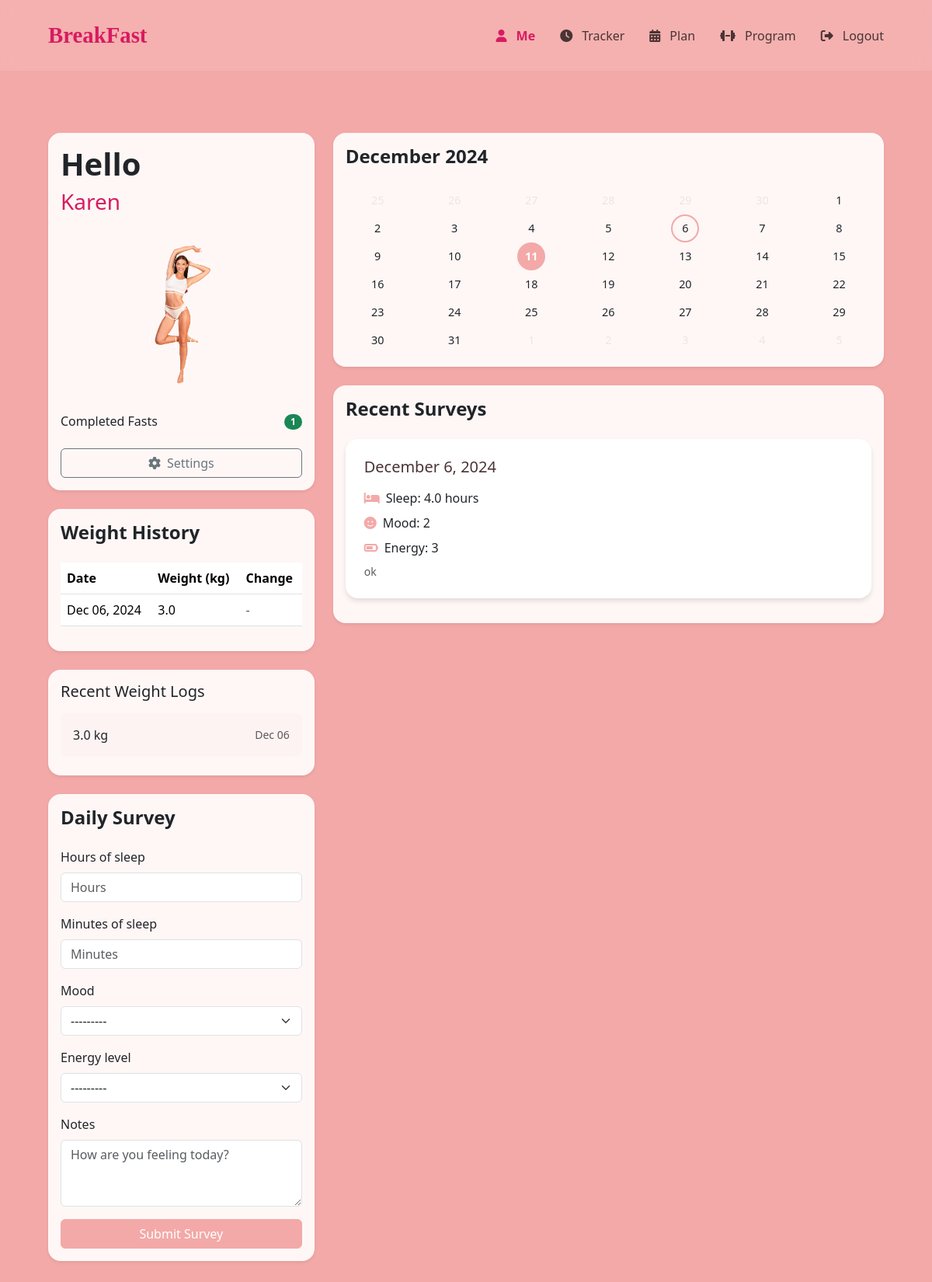
/breakfast/me/ (signed in), run on the app's committed database.
### BreakFast_app/models.py (models this page shows, shortened)
class User(AbstractUser):
    email = models.EmailField(unique=True)
    first_name = models.CharField(max_length=150)
    last_name = models.CharField(max_length=150)
    contact_number = models.CharField(max_length=20, null=True, blank=True)
    profile_picture = models.ImageField(upload_to='profile_pics/', null=True, blank=True)
    USERNAME_FIELD = 'email'
    REQUIRED_FIELDS = ['first_name', 'last_name']

class WeightLog(models.Model):
    user = models.ForeignKey(User, on_delete=models.CASCADE)
    weight = models.FloatField()
    weight_change = models.FloatField(null=True, blank=True)  # Added field for weight change
    body_fat = models.FloatField(null=True, blank=True)
    date = models.DateField(auto_now_add=True)
    notes = models.TextField(null=True, blank=True)
    class Meta:
        ordering = ['-date']

class DailySurvey(models.Model):
    user = models.ForeignKey(User, on_delete=models.CASCADE)
    date = models.DateField(default=timezone.now)
    hours_of_sleep = models.FloatField(null=True, blank=True)
    minutes_of_sleep = models.IntegerField(null=True, blank=True)
    mood = models.IntegerField(choices=[(i, str(i)) for i in range(1, 6)], null=True, blank=True)
    energy_level = models.IntegerField(choices=[(i, str(i)) for i in range(1, 6)], null=True, blank=True)
    notes = models.TextField(null=True, blank=True)
    class Meta:
        unique_together = ['user', 'date']
        ordering = ['-date']

### BreakFast_app/views.py (the view)
# urls.py: path('me/', views.me, name='me'),
@login_required
def me(request):
    user_profile = request.user.userprofile
    today = timezone.now().date()
    current_month = timezone.now().strftime('%B %Y')
    daily_survey = DailySurvey.objects.filter(user=request.user, date=today).first()
    survey_form = None
    if not daily_survey:
        survey_form = DailySurveyForm()
    recent_surveys = DailySurvey.objects.filter(
        user=request.user,
        date__gte=today - timezone.timedelta(days=7)
    ).order_by('-date')
    weight_logs = WeightLog.objects.filter(user=request.user).order_by('-date')[:10]
    completed_fasts = FastingTracker.objects.filter(
        created_by=request.user,
        completed=True
    ).count()
    for i, log in enumerate(weight_logs):
        if i < len(weight_logs) - 1:
            log.weight_change = round(log.weight - weight_logs[i + 1].weight, 1)
        else:
            log.weight_change = 0
    import calendar
    cal = calendar.Calendar(firstweekday=calendar.MONDAY)
    current_date = timezone.now()
    fasting_dates = set(
        FastingTracker.objects.filter(
            created_by=request.user,
            completed=True,
            start_time__year=current_date.year,
            start_time__month=current_date.month
        ).values_list('start_time__day', flat=True)
    )
    calendar_weeks = []
    month_days = cal.monthdatescalendar(current_date.year, current_date.month)
    for week in month_days:
        week_days = []
        for date in week:
            week_days.append({
                'day': date.day,
                'is_current_month': date.month == current_date.month,
                'is_today': date == current_date.date(),
                'has_fast': date.day in fasting_dates
            })
        calendar_weeks.append(week_days)
    context = {
        'user': request.user,
        'user_profile': user_profile,
        'weight_logs': weight_logs,
        'completed_fasts': completed_fasts,
        'daily_survey': daily_survey,
        'survey_form': survey_form,
        'recent_surveys': recent_surveys,
        'current_month': current_month,
        'calendar_weeks': calendar_weeks,
    }
    return render(request, 'me.html', context)

### BreakFast_app/forms.py
class DailySurveyForm(forms.ModelForm):
    class Meta:
        model = DailySurvey
        fields = ['hours_of_sleep', 'minutes_of_sleep', 'mood', 'energy_level', 'notes']
        widgets = {
            'hours_of_sleep': forms.NumberInput(attrs={
                'class': 'form-control',
                'min': '0',
                'max': '23',
                'placeholder': 'Hours'
            }),
            'minutes_of_sleep': forms.NumberInput(attrs={
                'class': 'form-control',
                'min': '0',
                'max': '59',
                'placeholder': 'Minutes'
            }),
            'mood': forms.Select(attrs={
                'class': 'form-select'
            }, choices=[(i, str(i)) for i in range(1, 6)]),
            'energy_level': forms.Select(attrs={
                'class': 'form-select'
            }, choices=[(i, str(i)) for i in range(1, 6)]),
            'notes': forms.Textarea(attrs={
                'class': 'form-control',
                'rows': 3,
                'placeholder': 'How are you feeling today?'
            })
        }

### BreakFast_app/templates/me.html (shortened to what this page needs)
{% extends 'base.html' %}
{% load static %}
{% block content %}
<div class="container py-5">
    <div class="row g-4">
        <div class="col-lg-4">
            <div class="card shadow-sm rounded-4 mb-4">
                <div class="card-body">
                    <h1 class="display-6 fw-bold mb-2">Hello</h1>
                    <h2 class="h3 mb-4" style="color: #d81b60;">{{ user.first_name|default:"Athena" }}</h2>
                    <div class="text-center mb-4">
                        <img src="{% static 'images/ategurl_nbg.png' %}" alt="Profile" class="img-fluid" style="max-width: 200px;">
                    </div>
                    <div class="d-flex justify-content-between align-items-center">
                        <h6 class="mb-0">Completed Fasts</h6>
                        <span class="badge bg-success rounded-pill">{{ completed_fasts }}</span>
                    </div>
                    <a href="{% url 'personalinfo' %}" class="btn btn-outline-secondary w-100 mt-4">
                        <i class="fas fa-cog me-2"></i>Settings
                    </a>
                </div>
            </div>
            <div class="card shadow-sm rounded-4 mb-4">
                <div class="card-body">
                    <h3 class="h4 fw-bold mb-4">Weight History</h3>
                    {% if weight_logs %}
                        <div class="table-responsive">
                            <table class="table table-hover">
                                <thead>
                                    <tr>
                                        <th>Date</th>
                                        <th>Weight (kg)</th>
                                        <th>Change</th>
                                    </tr>
                                </thead>
                                <tbody>
                                    {% for log in weight_logs %}
                                        <tr>
                                            <td>{{ log.date|date:"M d, Y" }}</td>
                                            <td>{{ log.weight }}</td>
                                            <td>
                                                {% if log.weight_change > 0 %}
                                                    <span class="text-danger">+{{ log.weight_change }}kg</span>
                                                {% elif log.weight_change < 0 %}
                                                    <span class="text-success">{{ log.weight_change }}kg</span>
                                                {% else %}
                                                    <span class="text-muted">-</span>
                                                {% endif %}
                                            </td>
                                        </tr>
                                    {% endfor %}
                                </tbody>
                            </table>
                        </div>
                    {% else %}
                        <p class="text-muted text-center">No weight logs yet. Start tracking your weight by completing fasts!</p>
                    {% endif %}
                </div>
            </div>
            <div class="card shadow-sm rounded-4 mb-4">
                <div class="card-body">
                    <h5 class="card-title mb-3">Recent Weight Logs</h5>
                    {% for log in weight_logs %}
                    <div class="log-item">
                        <div class="d-flex justify-content-between align-items-center">
                            <span>{{ log.weight }} kg</span>
                            <small class="text-muted">{{ log.date|date:"M d" }}</small>
                        </div>
                    </div>
                    {% empty %}
                    <p class="text-muted">No weight logs yet</p>
                    {% endfor %}
                </div>
            </div>
            {% if not daily_survey %}
            <div class="card shadow-sm rounded-4 mb-4">
                <div class="card-body">
                    <h3 class="h4 fw-bold mb-4">Daily Survey</h3>
                    <form id="dailySurveyForm" method="post" action="{% url 'submit_daily_survey' %}">
                        {% for field in survey_form %}
                        <div class="mb-3">
                            <label for="{{ field.id_for_label }}" class="form-label">{{ field.label }}</label>
                            {{ field }}
                        </div>
                        {% endfor %}
                        <button type="submit" class="btn btn-primary w-100">Submit Survey</button>
                    </form>
                </div>
            </div>
            {% endif %}
        </div>
        <div class="col-lg-8">
            <div class="card shadow-sm rounded-4 mb-4">
                <div class="card-body">
                    <h3 class="h4 fw-bold mb-4">{{ current_month }}</h3>
                    {% for week in calendar_weeks %}
                    <div class="row g-3 text-center">
                        {% for date in week %}
                        <div class="col">
                            <div class="calendar-day {% if not date.is_current_month %}text-muted opacity-25{% endif %} {% if date.is_today %}today{% endif %} {% if date.has_fast %}has-fast{% endif %}">
                                {{ date.day }}
                            </div>
                        </div>
                        {% endfor %}
                    </div>
                    {% endfor %}
                </div>
            </div>
            <div class="card shadow-sm rounded-4 mb-4">
                <div class="card-body">
                    <h3 class="h4 fw-bold mb-4">Recent Surveys</h3>
                    {% if recent_surveys %}
                        {% for survey in recent_surveys %}
                        <div class="survey-card">
                            <h5>{{ survey.date|date:"F j, Y" }}</h5>
                            <div class="survey-stat">
                                <i class="fas fa-bed"></i>
                                <span>Sleep: {{ survey.hours_of_sleep }} hours</span>
                            </div>
                            <div class="survey-stat">
                                <i class="fas fa-smile"></i>
                                <span>Mood: {{ survey.get_mood_display }}</span>
                            </div>
                            <div class="survey-stat">
                                <i class="fas fa-battery-three-quarters"></i>
                                <span>Energy: {{ survey.get_energy_level_display }}</span>
                            </div>
                            {% if survey.notes %}
                            <div class="mt-2 small text-muted">
                                {{ survey.notes }}
                            </div>
                            {% endif %}
                        </div>
                        {% endfor %}
                    {% else %}
                        <p class="text-muted">No recent surveys available</p>
                    {% endif %}
                </div>
            </div>
        </div>
    </div>
</div>
{% endblock %}

### BreakFast_app/templates/base.html (style rules this page uses)
:root { --dark-brown: #4A3434; --light-pink: #F3A9A8; --dark-pink: #d81b60; --hover-brown: #3a2727; }
body { min-height: 100vh; background-color: var(--light-pink); color: var(--dark-brown); }
.main-container .container { max-width: 1140px; padding-left: 1rem; padding-right: 1rem; margin: 0 auto; }
.card { background-color: rgba(255, 255, 255, 0.9); border: none; border-radius: 1rem; transition: transform 0.2s ease, box-shadow 0.2s ease; }
.btn-primary { background-color: var(--light-pink); border-color: var(--light-pink); color: white; transition: all 0.3s ease; }

### BreakFast_app/templates/me.html (style rules this page uses)
.calendar-day { width: 36px; height: 36px; display: flex; align-items: center; justify-content: center; border-radius: 50%; transition: all 0.3s ease; margin: 0 auto; font-size: 0.9rem; }
.calendar-day.today { background-color: #F3A9A8; color: white; font-weight: bold; }
.calendar-day.has-fast { border: 2px solid #F3A9A8; }
.calendar-day.text-muted { color: #adb5bd !important; }
.log-item { padding: 1rem; border-radius: 0.5rem; margin-bottom: 0.5rem; background: rgba(243, 169, 168, 0.05); transition: all 0.3s ease; }
.survey-card { background: white; border-radius: 1rem; padding: 1.5rem; margin-bottom: 1rem; box-shadow: 0 4px 6px rgba(0,0,0,0.1); }
.survey-card h5 { color: #4A3434; margin-bottom: 1rem; }
.survey-stat { display: flex; align-items: center; margin-bottom: 0.5rem; }
.survey-stat i { margin-right: 0.5rem; color: #F3A9A8; }

### data on the page
User: first_name "Karen"
WeightLog: date "Dec 06, 2024", weight "3.0", date "Dec 06"
DailySurvey: date "December 6, 2024", hours_of_sleep "4.0", mood "2", energy_level "3", notes "ok"

### other printed values
{{ completed_fasts }} "1"
{{ field.label }} "Hours of sleep" "Minutes of sleep" "Mood" "Energy level" "Notes"
{{ date.day }} "1" "2" "3" "4" "5" "6" "7" "8" "9" "10" "11" "12" "13" "14" "15" "16" "17" "18" "19" "20" "21" "22" "23" "24" "25" "26" "27" "28" "29" "30" "31"
